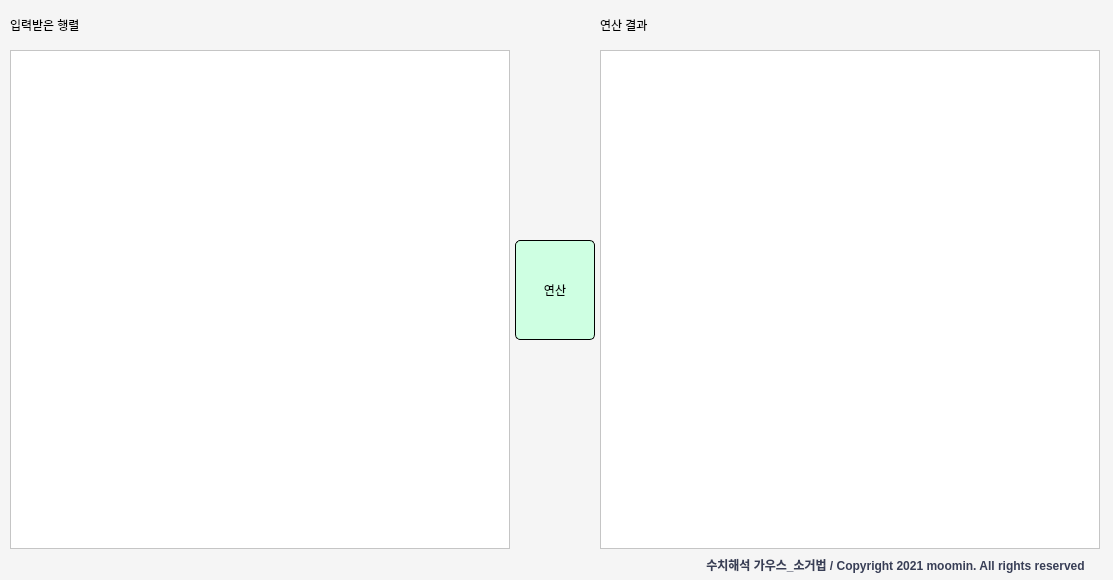
<?xml version="1.0" encoding="UTF-8"?>
<ui version="4.0">
 <class>Gauss</class>
 <widget class="QDialog" name="Gauss">
  <property name="geometry">
   <rect>
    <x>0</x>
    <y>0</y>
    <width>1113</width>
    <height>580</height>
   </rect>
  </property>
  <property name="sizePolicy">
   <sizepolicy hsizetype="Fixed" vsizetype="Fixed">
    <horstretch>0</horstretch>
    <verstretch>0</verstretch>
   </sizepolicy>
  </property>
  <property name="minimumSize">
   <size>
    <width>1113</width>
    <height>580</height>
   </size>
  </property>
  <property name="maximumSize">
   <size>
    <width>1113</width>
    <height>580</height>
   </size>
  </property>
  <property name="windowTitle">
   <string>Gauss_소거법_박무진_1724560</string>
  </property>
  <property name="styleSheet">
   <string notr="true">background-color: rgb(245, 245, 245);
</string>
  </property>
  <widget class="QPushButton" name="startBtn">
   <property name="geometry">
    <rect>
     <x>515</x>
     <y>240</y>
     <width>80</width>
     <height>100</height>
    </rect>
   </property>
   <property name="styleSheet">
    <string notr="true">background-color: rgb(206, 255, 226);
font: 14pt &quot;Agency FB&quot;;
border-radius: 5px;
border: 1px solid black;
</string>
   </property>
   <property name="text">
    <string>연산</string>
   </property>
  </widget>
  <widget class="QTextEdit" name="inputBox">
   <property name="geometry">
    <rect>
     <x>10</x>
     <y>50</y>
     <width>500</width>
     <height>499</height>
    </rect>
   </property>
   <property name="styleSheet">
    <string notr="true">background-color: white;</string>
   </property>
   <property name="readOnly">
    <bool>true</bool>
   </property>
  </widget>
  <widget class="QLabel" name="label">
   <property name="geometry">
    <rect>
     <x>10</x>
     <y>10</y>
     <width>171</width>
     <height>30</height>
    </rect>
   </property>
   <property name="styleSheet">
    <string notr="true">font: 20pt &quot;Agency FB&quot;;</string>
   </property>
   <property name="text">
    <string>입력받은 행렬</string>
   </property>
  </widget>
  <widget class="QTextEdit" name="outputBox">
   <property name="geometry">
    <rect>
     <x>600</x>
     <y>50</y>
     <width>500</width>
     <height>499</height>
    </rect>
   </property>
   <property name="styleSheet">
    <string notr="true">background-color: white;</string>
   </property>
   <property name="readOnly">
    <bool>true</bool>
   </property>
  </widget>
  <widget class="QLabel" name="label_3">
   <property name="geometry">
    <rect>
     <x>690</x>
     <y>550</y>
     <width>411</width>
     <height>30</height>
    </rect>
   </property>
   <property name="styleSheet">
    <string notr="true">font: 9pt &quot;맑은 고딕&quot;;
color: #383e56;
font-weight: 700;</string>
   </property>
   <property name="text">
    <string>수치해석 가우스_소거법 / Copyright 2021 moomin. All rights reserved</string>
   </property>
   <property name="alignment">
    <set>Qt::AlignCenter</set>
   </property>
  </widget>
  <widget class="QLabel" name="label_4">
   <property name="geometry">
    <rect>
     <x>600</x>
     <y>10</y>
     <width>121</width>
     <height>30</height>
    </rect>
   </property>
   <property name="styleSheet">
    <string notr="true">font: 20pt &quot;Agency FB&quot;;</string>
   </property>
   <property name="text">
    <string>연산 결과</string>
   </property>
  </widget>
 </widget>
 <resources/>
 <connections/>
</ui>
